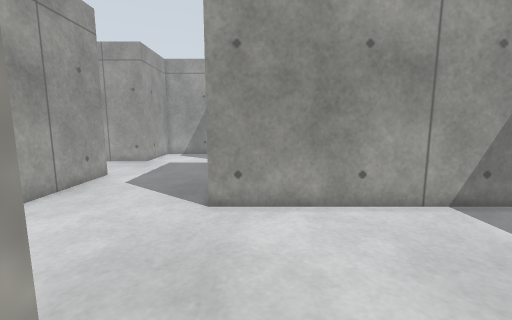
View 1 (above)

16 first-person views from a walk through a robot-simulator world made for Gazebo. The camera is 0.78 m above the floor, tilts 8° down and sees 90° across. The floor is counted in squares, 0.25 m on a side. Each view is taken from the middle of a square. On the plan, view 1 faces up. The plan holds only what a view shows up to about 20 squares ahead; the rest is blank.

View 2
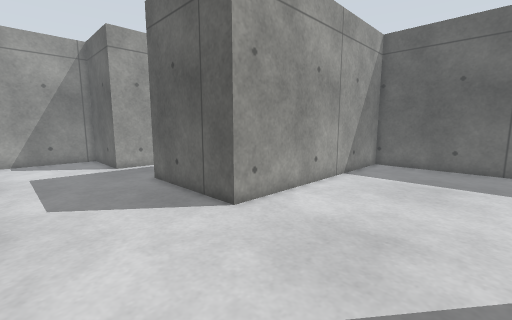

View 3
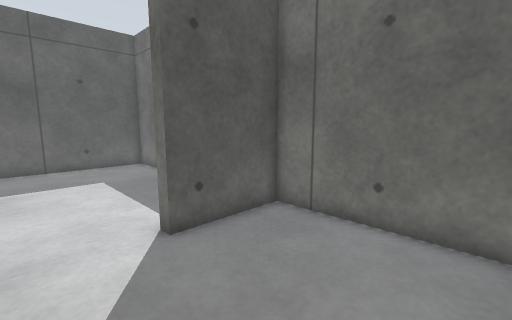

View 4
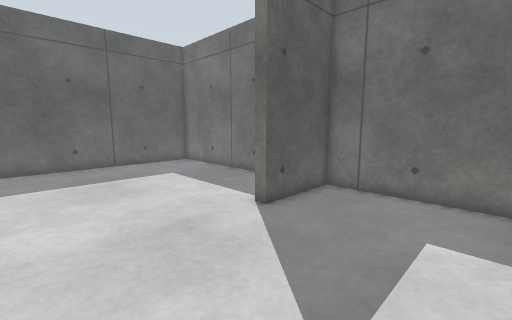

View 5
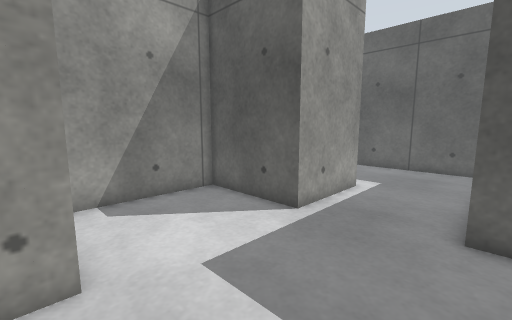

View 6
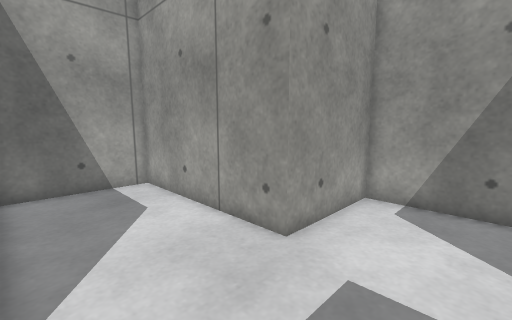

View 7
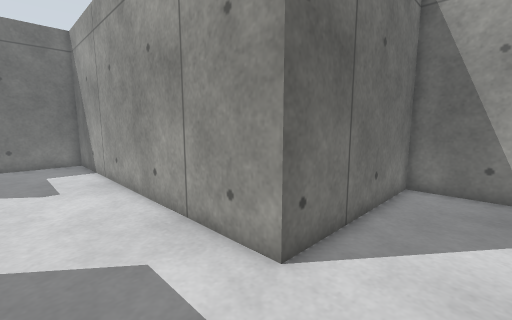

View 8
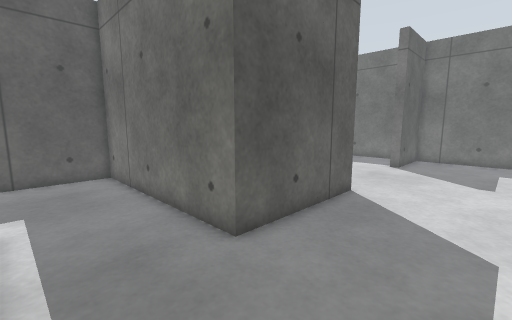

View 9
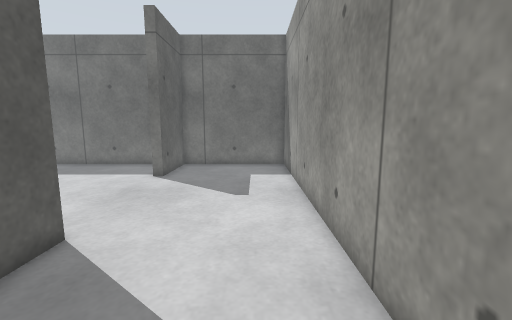

View 10
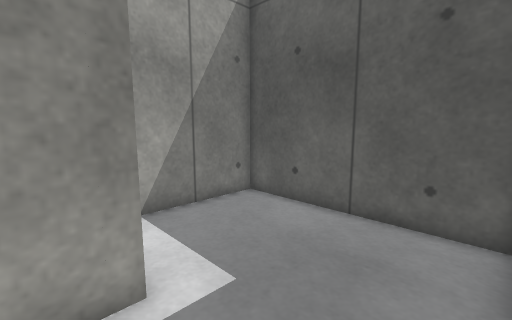

View 11
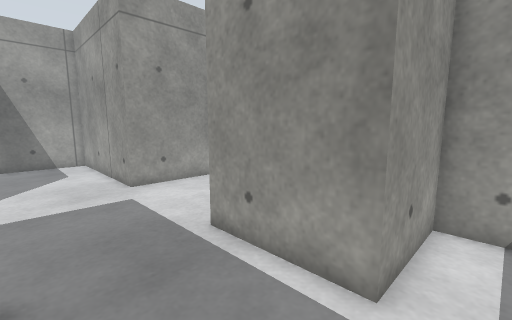

View 12
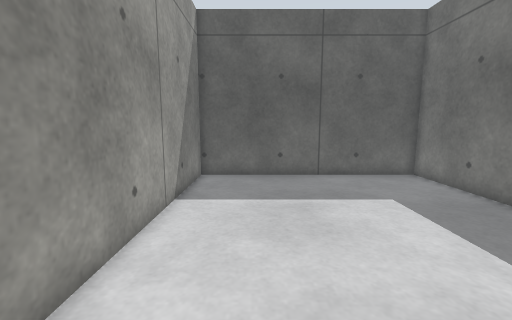

View 13
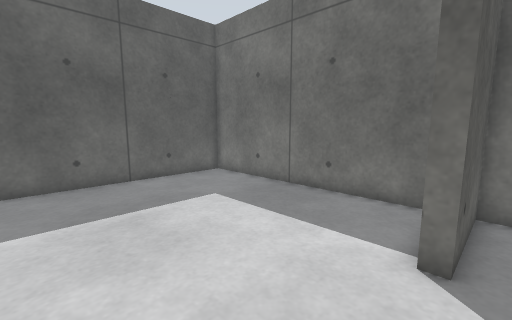

View 14
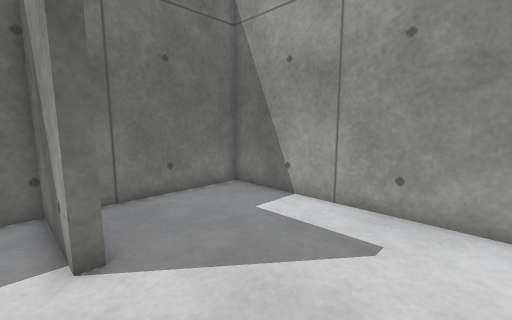

View 15
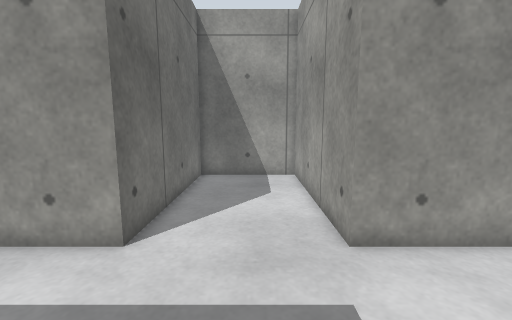

View 16
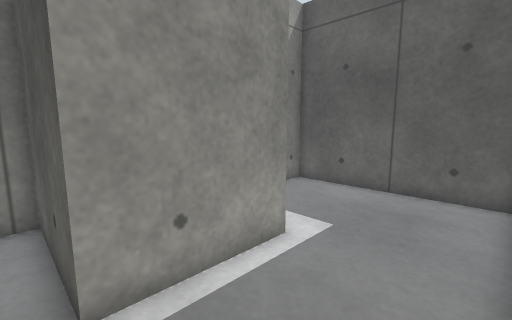

### Floor plan
Points are (right, up) in squares from view 1. A wall is a line through its corners. A room is listed if a view was taken in it or the views show most of it. See-through windows are left out.
Room 1 (views 1, 2, 3, 4, 5, 6, 7, 8, 9, 10, 11, 12, 13, 14, 15, 16)
walls: (-1.8, 9.4) (-1.8, 16.6) (9.4, 16.6) (9.4, 25.8) (2.6, 25.8) (2.6, 21.4) (-2.4, 21.4) (-2.4, 26.8) (-9.2, 26.8) (-9.2, 21.4) (-18.6, 21.4) (-18.6, 15.6) (-9.2, 15.6) (-9.2, -3.8) (-1.4, -3.8) (-1.4, 0.9) (-0.8, 0.9) (-0.8, -3.8) (12.6, -3.8) (12.6, 9.4) (-1.8, 9.4)
ways out: open door at (-6, 27)

Positions as (right, up) in squares from view 1, and headings:
1: (0, 0), facing up
2: (-8, 2), facing up-right
3: (-8, 4), facing down-right
4: (-8, 8), facing down-right
5: (-10, 16), facing up-right
6: (-5, 16), facing up-left
7: (-5, 19), facing down-left
8: (-7, 21), facing down-right
9: (-7, 16), facing down
10: (1, 17), facing up-right
11: (4, 17), facing up-left
12: (-3, 6), facing right
13: (-2, 7), facing down-right
14: (0, 7), facing down-left
15: (-3, 19), facing left
16: (-3, 17), facing up-right
